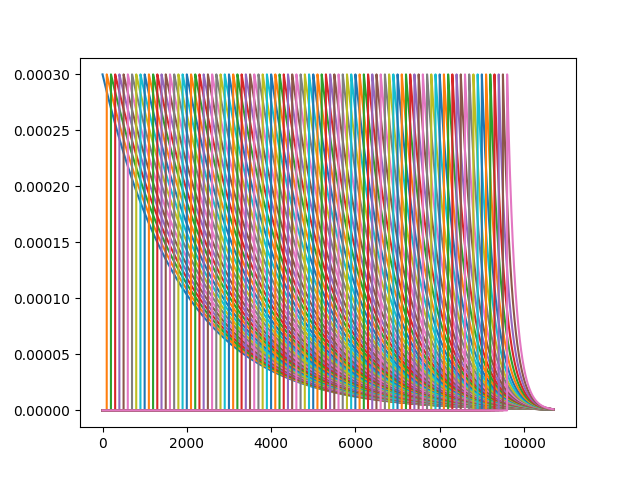
#> input picture all.png, 640 x 480 px; its folder holds 3 pictures in this run
$ python calibrate.py
#> lines starting #> are read from the running program, lines starting #| are printed output that depends on the picture
import numpy as np
import cv2 as cv
import glob

# termination criteria
criteria = (cv.TERM_CRITERIA_EPS + cv.TERM_CRITERIA_MAX_ITER, 30, 0.001)

# prepare object points, like (0,0,0), (1,0,0), (2,0,0) ....,(6,5,0)
objp = np.zeros((6*8,3), np.float32)
objp[:,:2] = np.mgrid[0:6,0:8].T.reshape(-1,2)

# Arrays to store object points and image points from all the images.
objpoints = [] # 3d point in real world space
imgpoints = [] # 2d points in image plane.

images = glob.glob('*.png')
print(images)
for fname in images:
    img = cv.imread(fname)
#> img is the input picture: shape (480, 640, 3); mean B, G, R 202, 206.8, 212.9
    gray = cv.cvtColor(img, cv.COLOR_BGR2GRAY)
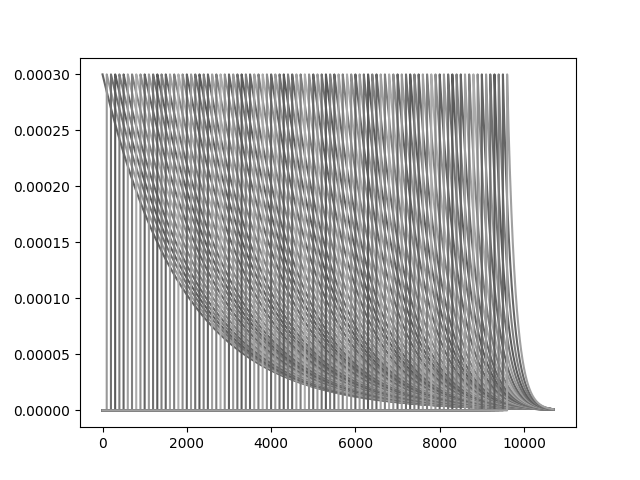
#> gray: shape (480, 640); min 0, max 255, mean 208.1

    # Find the chess board corners
    print("finding corners", fname)
    ret, corners = cv.findChessboardCorners(gray, (6,8), None)
#> ret = False; corners = None

    # If found, add object points, image points (after refining them)
    if ret == True:
        print("appending points")
        objpoints.append(objp)

        corners2 = cv.cornerSubPix(gray,corners, (11,11), (-1,-1), criteria)
        imgpoints.append(corners2)


#> (the run stopped early here; a loop or call above may not have finished)
